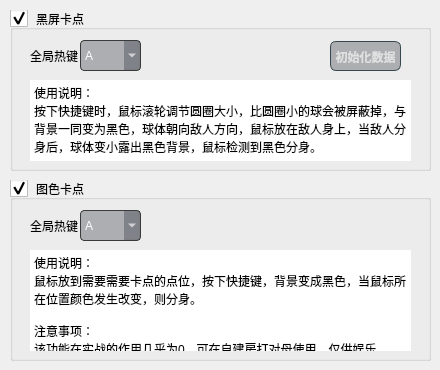
    <widget class="QWidget" name="page_16">
     <widget class="QGroupBox" name="groupBox_23">
      <property name="geometry">
       <rect>
        <x>10</x>
        <y>10</y>
        <width>421</width>
        <height>161</height>
       </rect>
      </property>
      <property name="styleSheet">
       <string notr="true">/* 复选框指示器样式 - 位于标题左侧 */
QGroupBox::indicator {
    width: 18px;
    height: 18px;
    position: absolute;
    left: 5px;
    top: -1px;
}
/* 未选中状态的复选框图标 */
QGroupBox::indicator:unchecked {
    image: url(:/D:/复选框-未选.svg);
    background-color: transparent;
    border: none;
}

/* 选中状态的复选框图标 */
QGroupBox::indicator:checked {
    image: url(:/D:/复选选中 (1).svg);
    background-color: transparent;
    border: none;
}</string>
      </property>
      <property name="title">
       <string>黑屏卡点</string>
      </property>
      <property name="checkable">
       <bool>true</bool>
      </property>
      <widget class="QLabel" name="label_85">
       <property name="geometry">
        <rect>
         <x>20</x>
         <y>30</y>
         <width>51</width>
         <height>31</height>
        </rect>
       </property>
       <property name="text">
        <string>全局热键</string>
       </property>
      </widget>
      <widget class="QComboBox" name="comboBox_24">
       <property name="geometry">
        <rect>
         <x>70</x>
         <y>30</y>
         <width>61</width>
         <height>31</height>
        </rect>
       </property>
       <property name="styleSheet">
        <string notr="true">/* 深色模式 QDoubleSpinBox 美化 */
QComboBox {
   background-color: rgba(23, 28, 40,0.3);     /* 深灰背景 */
    color: #FFFFFF;                 /* 白色文字 */
    border: 1px solid #3A3A3A;      /* 中灰色边框 */
    border-radius: 4px;             /* 圆角 */
	font:10pt &quot;Segoe UI&quot;;
    selection-color: white;         /* 选中文本颜色 */
}

QComboBox::drop-down {
	padding:7px 3px;
    image: url(:/D:/drop-down.svg); /* 浅色下箭头 */
    width: 15px;
    height: 15px;
}

/* 禁用状态 */
QComboBox:disabled {
    background-color: #1A1A1A;      /* 更暗背景 */
    color: #7A7A7A;                 /* 灰色文字 */
    border: 1px solid #2D2D2D;      /* 深灰边框 */
}

/* 鼠标悬停效果 */
QComboBox:hover {
    border: 1px solid #4A4A4A;      /* 边框变亮 */
}
</string>
       </property>
       <item>
        <property name="text">
         <string>A</string>
        </property>
       </item>
       <item>
        <property name="text">
         <string>B</string>
        </property>
       </item>
       <item>
        <property name="text">
         <string>C</string>
        </property>
       </item>
       <item>
        <property name="text">
         <string>D</string>
        </property>
       </item>
       <item>
        <property name="text">
         <string>E</string>
        </property>
       </item>
       <item>
        <property name="text">
         <string>F</string>
        </property>
       </item>
       <item>
        <property name="text">
         <string>G</string>
        </property>
       </item>
       <item>
        <property name="text">
         <string>H</string>
        </property>
       </item>
       <item>
        <property name="text">
         <string>I</string>
        </property>
       </item>
       <item>
        <property name="text">
         <string>J</string>
        </property>
       </item>
       <item>
        <property name="text">
         <string>K</string>
        </property>
       </item>
       <item>
        <property name="text">
         <string>L</string>
        </property>
       </item>
       <item>
        <property name="text">
         <string>M</string>
        </property>
       </item>
       <item>
        <property name="text">
         <string>N</string>
        </property>
       </item>
       <item>
        <property name="text">
         <string>O</string>
        </property>
       </item>
       <item>
        <property name="text">
         <string>P</string>
        </property>
       </item>
       <item>
        <property name="text">
         <string>Q</string>
        </property>
       </item>
       <item>
        <property name="text">
         <string>R</string>
        </property>
       </item>
       <item>
        <property name="text">
         <string>S</string>
        </property>
       </item>
       <item>
        <property name="text">
         <string>T</string>
        </property>
       </item>
       <item>
        <property name="text">
         <string>U</string>
        </property>
       </item>
       <item>
        <property name="text">
         <string>V</string>
        </property>
       </item>
       <item>
        <property name="text">
         <string>W</string>
        </property>
       </item>
       <item>
        <property name="text">
         <string>X</string>
        </property>
       </item>
       <item>
        <property name="text">
         <string>Y</string>
        </property>
       </item>
       <item>
        <property name="text">
         <string>Z</string>
        </property>
       </item>
       <item>
        <property name="text">
         <string>1</string>
        </property>
       </item>
       <item>
        <property name="text">
         <string>2</string>
        </property>
       </item>
       <item>
        <property name="text">
         <string>3</string>
        </property>
       </item>
       <item>
        <property name="text">
         <string>4</string>
        </property>
       </item>
       <item>
        <property name="text">
         <string>5</string>
        </property>
       </item>
       <item>
        <property name="text">
         <string>6</string>
        </property>
       </item>
       <item>
        <property name="text">
         <string>7</string>
        </property>
       </item>
       <item>
        <property name="text">
         <string>8</string>
        </property>
       </item>
       <item>
        <property name="text">
         <string>9</string>
        </property>
       </item>
       <item>
        <property name="text">
         <string>0</string>
        </property>
       </item>
       <item>
        <property name="text">
         <string>空格</string>
        </property>
       </item>
       <item>
        <property name="text">
         <string>~</string>
        </property>
       </item>
      </widget>
      <widget class="QTextEdit" name="textEdit_14">
       <property name="geometry">
        <rect>
         <x>20</x>
         <y>70</y>
         <width>381</width>
         <height>81</height>
        </rect>
       </property>
       <property name="frameShape">
        <enum>QFrame::Shape::NoFrame</enum>
       </property>
       <property name="verticalScrollBarPolicy">
        <enum>Qt::ScrollBarPolicy::ScrollBarAlwaysOff</enum>
       </property>
       <property name="horizontalScrollBarPolicy">
        <enum>Qt::ScrollBarPolicy::ScrollBarAlwaysOff</enum>
       </property>
       <property name="html">
        <string>&lt;!DOCTYPE HTML PUBLIC &quot;-//W3C//DTD HTML 4.0//EN&quot; &quot;http://www.w3.org/TR/REC-html40/strict.dtd&quot;&gt;
&lt;html&gt;&lt;head&gt;&lt;meta name=&quot;qrichtext&quot; content=&quot;1&quot; /&gt;&lt;meta charset=&quot;utf-8&quot; /&gt;&lt;style type=&quot;text/css&quot;&gt;
p, li { white-space: pre-wrap; }
hr { height: 1px; border-width: 0; }
li.unchecked::marker { content: &quot;\2610&quot;; }
li.checked::marker { content: &quot;\2612&quot;; }
&lt;/style&gt;&lt;/head&gt;&lt;body style=&quot; font-family:'Microsoft YaHei UI'; font-size:9pt; font-weight:400; font-style:normal;&quot;&gt;
&lt;p style=&quot; margin-top:0px; margin-bottom:0px; margin-left:0px; margin-right:0px; -qt-block-indent:0; text-indent:0px;&quot;&gt;使用说明：&lt;/p&gt;
&lt;p style=&quot; margin-top:0px; margin-bottom:0px; margin-left:0px; margin-right:0px; -qt-block-indent:0; text-indent:0px;&quot;&gt;按下快捷键时，鼠标滚轮调节圆圈大小，比圆圈小的球会被屏蔽掉，与背景一同变为黑色，球体朝向敌人方向，鼠标放在敌人身上，当敌人分身后，球体变小露出黑色背景，鼠标检测到黑色分身。&lt;/p&gt;&lt;/body&gt;&lt;/html&gt;</string>
       </property>
       <property name="textInteractionFlags">
        <set>Qt::TextInteractionFlag::NoTextInteraction</set>
       </property>
      </widget>
      <widget class="QPushButton" name="pushButton_10">
       <property name="geometry">
        <rect>
         <x>320</x>
         <y>30</y>
         <width>71</width>
         <height>31</height>
        </rect>
       </property>
       <property name="styleSheet">
        <string notr="true">QPushButton{
font-weight: bold;
    border: 1px solid #37474F;
    border-radius: 4px;
    margin-top: 1px;
    padding-top: 1px;
background-color: rgba(23, 28, 40,0.3);
    color: #E0E0E0;
    font-size: 12px;
border-radius: 6px;
   outline: 0;
}
QPushButton::hover {  
	background-color: rgb(66, 79, 95);
     border-radius: 6px;
    }</string>
       </property>
       <property name="text">
        <string>初始化数据</string>
       </property>
      </widget>
     </widget>
     <widget class="QGroupBox" name="groupBox_24">
      <property name="geometry">
       <rect>
        <x>10</x>
        <y>180</y>
        <width>421</width>
        <height>181</height>
       </rect>
      </property>
      <property name="styleSheet">
       <string notr="true">/* 复选框指示器样式 - 位于标题左侧 */
QGroupBox::indicator {
    width: 18px;
    height: 18px;
    position: absolute;
    left: 5px;
    top: -1px;
}
/* 未选中状态的复选框图标 */
QGroupBox::indicator:unchecked {
    image: url(:/D:/复选框-未选.svg);
    background-color: transparent;
    border: none;
}

/* 选中状态的复选框图标 */
QGroupBox::indicator:checked {
    image: url(:/D:/复选选中 (1).svg);
    background-color: transparent;
    border: none;
}</string>
      </property>
      <property name="title">
       <string>图色卡点</string>
      </property>
      <property name="checkable">
       <bool>true</bool>
      </property>
      <widget class="QLabel" name="label_89">
       <property name="geometry">
        <rect>
         <x>20</x>
         <y>30</y>
         <width>51</width>
         <height>31</height>
        </rect>
       </property>
       <property name="text">
        <string>全局热键</string>
       </property>
      </widget>
      <widget class="QComboBox" name="comboBox_25">
       <property name="geometry">
        <rect>
         <x>70</x>
         <y>30</y>
         <width>61</width>
         <height>31</height>
        </rect>
       </property>
       <property name="styleSheet">
        <string notr="true">/* 深色模式 QDoubleSpinBox 美化 */
QComboBox {
   background-color: rgba(23, 28, 40,0.3);     /* 深灰背景 */
    color: #FFFFFF;                 /* 白色文字 */
    border: 1px solid #3A3A3A;      /* 中灰色边框 */
    border-radius: 4px;             /* 圆角 */
	font:10pt &quot;Segoe UI&quot;;
    selection-color: white;         /* 选中文本颜色 */
}

QComboBox::drop-down {
	padding:7px 3px;
    image: url(:/D:/drop-down.svg); /* 浅色下箭头 */
    width: 15px;
    height: 15px;
}

/* 禁用状态 */
QComboBox:disabled {
    background-color: #1A1A1A;      /* 更暗背景 */
    color: #7A7A7A;                 /* 灰色文字 */
    border: 1px solid #2D2D2D;      /* 深灰边框 */
}

/* 鼠标悬停效果 */
QComboBox:hover {
    border: 1px solid #4A4A4A;      /* 边框变亮 */
}
</string>
       </property>
       <item>
        <property name="text">
         <string>A</string>
        </property>
       </item>
       <item>
        <property name="text">
         <string>B</string>
        </property>
       </item>
       <item>
        <property name="text">
         <string>C</string>
        </property>
       </item>
       <item>
        <property name="text">
         <string>D</string>
        </property>
       </item>
       <item>
        <property name="text">
         <string>E</string>
        </property>
       </item>
       <item>
        <property name="text">
         <string>F</string>
        </property>
       </item>
       <item>
        <property name="text">
         <string>G</string>
        </property>
       </item>
       <item>
        <property name="text">
         <string>H</string>
        </property>
       </item>
       <item>
        <property name="text">
         <string>I</string>
        </property>
       </item>
       <item>
        <property name="text">
         <string>J</string>
        </property>
       </item>
       <item>
        <property name="text">
         <string>K</string>
        </property>
       </item>
       <item>
        <property name="text">
         <string>L</string>
        </property>
       </item>
       <item>
        <property name="text">
         <string>M</string>
        </property>
       </item>
       <item>
        <property name="text">
         <string>N</string>
        </property>
       </item>
       <item>
        <property name="text">
         <string>O</string>
        </property>
       </item>
       <item>
        <property name="text">
         <string>P</string>
        </property>
       </item>
       <item>
        <property name="text">
         <string>Q</string>
        </property>
       </item>
       <item>
        <property name="text">
         <string>R</string>
        </property>
       </item>
       <item>
        <property name="text">
         <string>S</string>
        </property>
       </item>
       <item>
        <property name="text">
         <string>T</string>
        </property>
       </item>
       <item>
        <property name="text">
         <string>U</string>
        </property>
       </item>
       <item>
        <property name="text">
         <string>V</string>
        </property>
       </item>
       <item>
        <property name="text">
         <string>W</string>
        </property>
       </item>
       <item>
        <property name="text">
         <string>X</string>
        </property>
       </item>
       <item>
        <property name="text">
         <string>Y</string>
        </property>
       </item>
       <item>
        <property name="text">
         <string>Z</string>
        </property>
       </item>
       <item>
        <property name="text">
         <string>1</string>
        </property>
       </item>
       <item>
        <property name="text">
         <string>2</string>
        </property>
       </item>
       <item>
        <property name="text">
         <string>3</string>
        </property>
       </item>
       <item>
        <property name="text">
         <string>4</string>
        </property>
       </item>
       <item>
        <property name="text">
         <string>5</string>
        </property>
       </item>
       <item>
        <property name="text">
         <string>6</string>
        </property>
       </item>
       <item>
        <property name="text">
         <string>7</string>
        </property>
       </item>
       <item>
        <property name="text">
         <string>8</string>
        </property>
       </item>
       <item>
        <property name="text">
         <string>9</string>
        </property>
       </item>
       <item>
        <property name="text">
         <string>0</string>
        </property>
       </item>
       <item>
        <property name="text">
         <string>空格</string>
        </property>
       </item>
       <item>
        <property name="text">
         <string>~</string>
        </property>
       </item>
      </widget>
      <widget class="QTextEdit" name="textEdit_15">
       <property name="geometry">
        <rect>
         <x>20</x>
         <y>70</y>
         <width>381</width>
         <height>101</height>
        </rect>
       </property>
       <property name="frameShape">
        <enum>QFrame::Shape::NoFrame</enum>
       </property>
       <property name="verticalScrollBarPolicy">
        <enum>Qt::ScrollBarPolicy::ScrollBarAlwaysOff</enum>
       </property>
       <property name="horizontalScrollBarPolicy">
        <enum>Qt::ScrollBarPolicy::ScrollBarAlwaysOff</enum>
       </property>
       <property name="html">
        <string>&lt;!DOCTYPE HTML PUBLIC &quot;-//W3C//DTD HTML 4.0//EN&quot; &quot;http://www.w3.org/TR/REC-html40/strict.dtd&quot;&gt;
&lt;html&gt;&lt;head&gt;&lt;meta name=&quot;qrichtext&quot; content=&quot;1&quot; /&gt;&lt;meta charset=&quot;utf-8&quot; /&gt;&lt;style type=&quot;text/css&quot;&gt;
p, li { white-space: pre-wrap; }
hr { height: 1px; border-width: 0; }
li.unchecked::marker { content: &quot;\2610&quot;; }
li.checked::marker { content: &quot;\2612&quot;; }
&lt;/style&gt;&lt;/head&gt;&lt;body style=&quot; font-family:'Microsoft YaHei UI'; font-size:9pt; font-weight:400; font-style:normal;&quot;&gt;
&lt;p style=&quot; margin-top:0px; margin-bottom:0px; margin-left:0px; margin-right:0px; -qt-block-indent:0; text-indent:0px;&quot;&gt;使用说明：&lt;/p&gt;
&lt;p style=&quot; margin-top:0px; margin-bottom:0px; margin-left:0px; margin-right:0px; -qt-block-indent:0; text-indent:0px;&quot;&gt;鼠标放到需要需要卡点的点位，按下快捷键，背景变成黑色，当鼠标所在位置颜色发生改变，则分身。&lt;/p&gt;
&lt;p style=&quot;-qt-paragraph-type:empty; margin-top:0px; margin-bottom:0px; margin-left:0px; margin-right:0px; -qt-block-indent:0; text-indent:0px;&quot;&gt;&lt;br /&gt;&lt;/p&gt;
&lt;p style=&quot; margin-top:0px; margin-bottom:0px; margin-left:0px; margin-right:0px; -qt-block-indent:0; text-indent:0px;&quot;&gt;注意事项：&lt;/p&gt;
&lt;p style=&quot; margin-top:0px; margin-bottom:0px; margin-left:0px; margin-right:0px; -qt-block-indent:0; text-indent:0px;&quot;&gt;该功能在实战的作用几乎为0，可在自建房打对母使用，仅供娱乐&lt;/p&gt;&lt;/body&gt;&lt;/html&gt;</string>
       </property>
       <property name="textInteractionFlags">
        <set>Qt::TextInteractionFlag::NoTextInteraction</set>
       </property>
      </widget>
     </widget>
    </widget>
